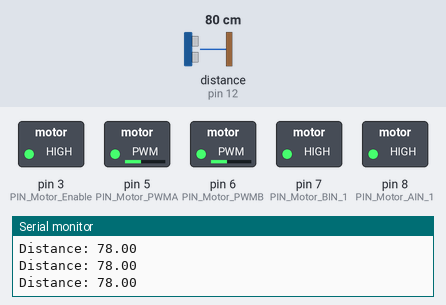
Simulated run of this sketch. Board: Arduino Uno, built with avr-gcc and run on an emulated ATmega328P. Shown: switched loads named in the sketch (green lamp = pin HIGH), the last lines printed to the serial monitor. Wiring (inferred from the names in the program): ultrasonic range finder: trigger pin 13; echo pin 12. The inputs (shaded band) are chosen by the test bench; at power-on: distance to the obstacle (sensor on pin 12) 80 cm. The echo pulse lasts 58.3 µs per cm; pins used as bus, display or sensor lines are not drawn.

Above: at 1.3 s.
1.4 s: distance to the obstacle (sensor on pin 12) set to 13 cm
4.4 s: distance to the obstacle (sensor on pin 12) set to 10 cm
At 5.6 s:
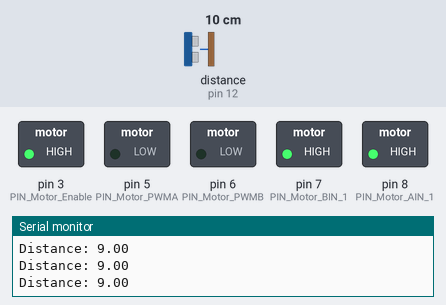
5.9 s: distance to the obstacle (sensor on pin 12) set to 18 cm
At 6.8 s:
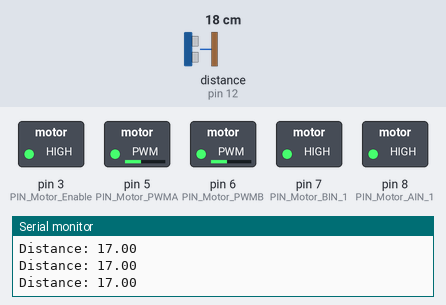
7.4 s: distance to the obstacle (sensor on pin 12) set to 4 cm
At 7.8 s:
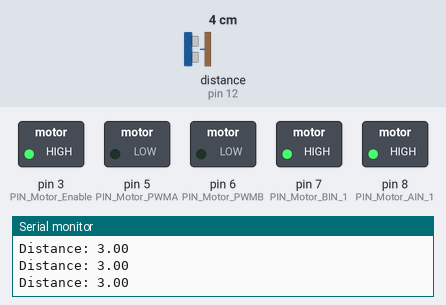
Timing chart, 0 to 9.9 s (numbered marks = the images above; inputs shaded):
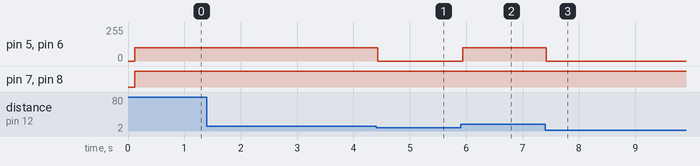

Measured:
- the behaviour switches between 12 and 11 cm on distance to the obstacle (sensor on pin 12) (found by bisection; images 0 and 1)
- after the input at 4.4 s, pin 5 (PIN_Motor_PWMA), pin 6 (PIN_Motor_PWMB): 100/255 → 0/255 at once
- after the input at 5.9 s, pin 5 (PIN_Motor_PWMA), pin 6 (PIN_Motor_PWMB): 0/255 → 100/255 at once
- after the input at 7.4 s, pin 5 (PIN_Motor_PWMA), pin 6 (PIN_Motor_PWMB): 100/255 → 0/255 at once

The sketch:

Chassis_A2.ino
```cpp
// The University of the West Indies
// ELET3440
// Abegail McCalla (620157646)
// Chassis Assignment 1

#include <avr/wdt.h>
#include <arduino.h>
#define PIN_Motor_PWMA 5
#define PIN_Motor_PWMB 6
#define PIN_Motor_AIN_1 8
#define PIN_Motor_BIN_1 7
#define PIN_Motor_Enable 3  // Define the enable pin
#define speed_Max 255
#define speed_Reg 125
#define trigPin 13
#define echoPin 12
int mode = 0;
float distance = 0.0;
float duration = 0.0;

// #################################### SET UP #########################################

void setup()
{
  pinMode(trigPin, OUTPUT); // Sets the trigPin as an Output
  pinMode(echoPin, INPUT); // Sets the echoPin as an Input

  pinMode(PIN_Motor_PWMA, OUTPUT);
  pinMode(PIN_Motor_PWMB, OUTPUT);
  pinMode(PIN_Motor_AIN_1, OUTPUT);
  pinMode(PIN_Motor_BIN_1, OUTPUT);
  pinMode(PIN_Motor_Enable, OUTPUT); // Set the enable pin as output
  Serial.begin(9600);
  // Enable the motors
  digitalWrite(PIN_Motor_Enable, HIGH);
  delay(100);
  Serial.println("setup ready");
}

// #################################### LOOP #########################################

void loop() {
    // Check for IR signal
    getFwd();
}

void getFwd() {
  if (mode == 0){
    moveForward(100);
  }
}

// ###################################### GET DISTANCE ################################################
int get_distance()
{
  digitalWrite(trigPin, LOW);
  delayMicroseconds(2);
  // Sets the trigPin on HIGH state for 10 micro seconds
  digitalWrite(trigPin, HIGH);
  delayMicroseconds(10);
  digitalWrite(trigPin, LOW);
  // Reads the echoPin, returns the sound wave travel time in microseconds
  duration = pulseIn(echoPin, HIGH, 80000);
  // Calculating the distance
  distance = (duration * 0.034 / 2);
  // Serial.print("Loop Distance: ");
  // Serial.print(distance);
  // Serial.println(" cm");
  // delay(30);
  delay(10);
  return distance;
}

// ##################################### MOVE DIRECTION #############################

void moveForward(int speed) //Open Straight-line Paths
{
  distance = get_distance();
  while (distance > 10)
  {
    digitalWrite(PIN_Motor_AIN_1, HIGH);
    digitalWrite(PIN_Motor_BIN_1, HIGH);
    analogWrite(PIN_Motor_PWMA, speed);
    analogWrite(PIN_Motor_PWMB, speed);
    distance = get_distance();
    Serial.print("Distance: ");
    Serial.println(distance);
  }
  motorStop();  // Stop if output is close to 0
  Serial.print("Distance: ");
  Serial.println(distance);
  delay(30); // Prevent sensor overload
}

void motorStop() {
  analogWrite(PIN_Motor_PWMA, 0);
  analogWrite(PIN_Motor_PWMB, 0);
}
```
